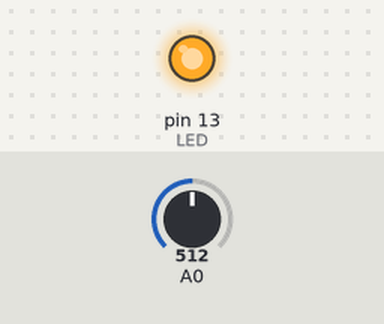
The sketch below on a simulated Arduino Uno, built with avr-gcc and run on an emulated ATmega328P. On the bench: output pins drawn as LEDs (lit = HIGH). Inputs (shaded band) come from the test bench; at power-on: A0 = 512. What the sketch prints to the serial monitor is not drawn.

Above: at 0.1 s.
Timing chart, 0 to 1.6 s (numbered marks = the images above):
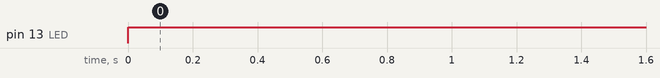

The sketch:

photore_buzzer_led.ino
```cpp
// Project 9– Light the lamp
int LED = 13; //define LED digital pin 13
int val = 0; //define the voltage value of photo diode in digital pin 0
int buzzer=8;
int temp=7;//define the photo sensor in digital pin 7
void setup(){
 pinMode(LED,OUTPUT); // Configure LED as output mode
 Serial.begin(9600); //Configure baud rate 9600
}
void loop(){
 val = analogRead(0); // Read voltage value ranging from 0 -1023
 Serial.println(val); // read voltage value from serial monitor
 if((val<1000)&&(temp>40)){ // If lower than 1000, turn off LED
 digitalWrite(LED,LOW);
 }else{ // Otherwise turn on LED
 digitalWrite(LED,HIGH);
 }
 delay(10); // delay for 10ms
}
```

Measured:
- by itself, pin 13 (LED): LOW → HIGH at 0.00 s
